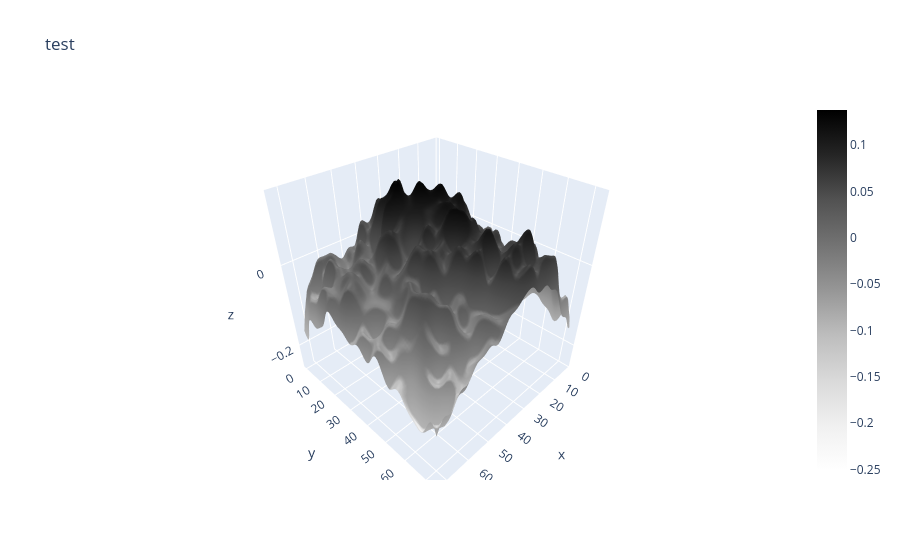

Notebook code for this chart:
### Code cell
# Graphing the filtered flattened surface with plotly
print('plotting i =', i)
fig = go.Figure(data=go.Surface(x=xseggrid[i],y=yseggrid[i],z=sollast_FT_filtered_IFT_real, colorscale="greys"))
fig.update_layout(scene = dict(
            xaxis_title='x',
            yaxis_title='y',
            zaxis_title='z'),
            title='test')

### Figure 1 — Plotly figure (JSON) as saved in the notebook; plotly's stock layout.template omitted (floating-point values rounded to 4 significant figures; data arrays with more than 128 entries replaced by an {"elided": "..."} marker saying what was removed)
{"data": [{"colorscale": [[0, "rgb(255,255,255)"], [0.125, "rgb(240,240,240)"], [0.25, "rgb(217,217,217)"], [0.375, "rgb(189,189,189)"], [0.5, "rgb(150,150,150)"], [0.625, "rgb(115,115,115)"], [0.75, "rgb(82,82,82)"], [0.875, "rgb(37,37,37)"], [1, "rgb(0,0,0)"]], "type": "surface", "x": {"elided": "88x86 float values"}, "y": {"elided": "88x86 float values"}, "z": {"elided": "88x86 float values"}}], "layout": {"scene": {"xaxis": {"title": {"text": "x"}}, "yaxis": {"title": {"text": "y"}}, "zaxis": {"title": {"text": "z"}}}, "title": {"text": "test"}}}
